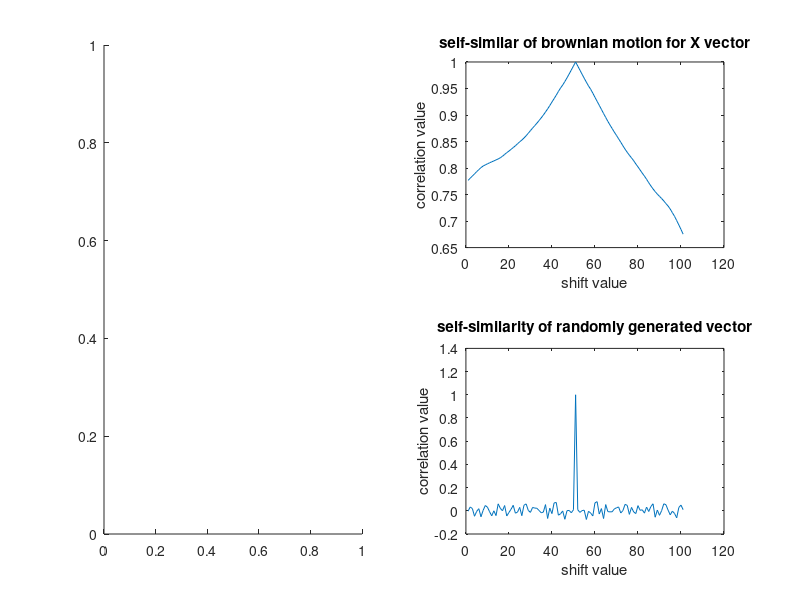

This figure's MATLAB source: (Note: this script raises an error after producing the figure.)
clear;
clc;

DIM = 2;
PARTICLES = 100;
STEPS = 1000;

displacement = randn(STEPS,DIM,PARTICLES);
trajectory = zeros(STEPS,DIM,PARTICLES);

for i = 2:STEPS
    %Just applying equation for different DIM and PARTICLES
    %It is sum of matrixes, thus we can wrote it one line for all dims and
    %particles
    trajectory(i,:,:) = trajectory(i-1,:,:) + displacement(i,:,:);
end


%% Just Displaying 
hold on;

for particle = 1:PARTICLES
    if DIM == 1
        plot(trajectory(:,1,particle));
    elseif DIM == 2
        plot(trajectory(:,1,particle), trajectory(:,2,particle));
    elseif DIM == 3
        plot3(trajectory(:,1,particle), trajectory(:,2,particle), trajectory(:,3,particle));
    end    
end
xlabel('x coordination');
ylabel('y coordination');
zlabel('z coordination');
hold off;

%% ONLY FOR TEST 
clc;
test_square = trajectory(2,:,:).^2;
test_sum = sum(test_square,2);
test_mean = mean(test_sum);
%% For good enough results STEPS = 10,000 ; PARTICLES = 1,000

%First element in trajectory is 0,0,0
meanDis = zeros(STEPS,1);
for s = 1:STEPS
    %trajectory(s,:,:).^2  -
        % in each step (rows no), 
        % square all elements (x,y,z) [depends on DIM]
        % do it for all particles
        % -- look at http://matematyka.pisz.pl/strona/1248.html
        % -- in order to understand what is happening
    %sum(A,2) - sum along rows, not colums .
        % 2 descibes dim along with elements will be sumarized 
        % trajectory is 3d (Steps, DIM[x,y,z], PARTICLES)
    %sum(trajectory(s,:,:).^2,2);
        % result of it is square distance from center for PARTICLE in
        % specific STEP
    %mean(sum(trajectory(s,:,:).^2,2));
        % mean along first dim not 1
        % step is 1 (specified)
        % DIM is 1 - rsult of sum function
        % PARTICLES is not 1
        % it will calculate mean distance from center for particles in step
    meanDis(s) = mean(sum(trajectory(s,:,:).^2,2));
end
plot(meanDis);
title('Particles mean square of displacement');
xlabel('step number');
ylabel('mean square of displacement');


%% Self Simalirity

Vx = trajectory(:,1,1);
result = [];
SHIFT = 50;
DOUBLE_SHIFT = 2 * SHIFT;
% We compare 2 vectors, element by element.
% If there is no shift then there will be always 1 as result, because
% values would be the same.
% If shift is greater then difference is also greater so correlation value
% is going down
for j = -SHIFT:SHIFT
    %Vx(100:900)  - window to compare
    %Vx(100+j:900+j) - x vector shifted 
    result = [result corr(Vx(DOUBLE_SHIFT:STEPS-DOUBLE_SHIFT), Vx(DOUBLE_SHIFT+j:STEPS-DOUBLE_SHIFT+j))];
end

subplot(2,2,1);
plot(Vx);
title('X vector of brownian motion ');
xlabel('Step number');
ylabel('x coordination');

subplot(2,2,2);
plot(result);
title('self-similar of brownian motion for X vector');
xlabel('shift value');
ylabel('correlation value');

randomResult=[];
randomX=rand(1000,1);
for i = -50:50
    randomResult = [randomResult corr(randomX(100:900), randomX(100+i:900+i))];
end
subplot(2,2,3);
plot(randomX);
title('vector X randomly generated');
xlabel('random value');
ylabel('Step number');

subplot(2,2,4);
plot(randomResult);
title('self-similarity of randomly generated vector');
xlabel('shift value');
ylabel('correlation value');

%% Density, good results for STEPS = 1,000 ; PARTICLES = 100

% histogram automatically create bins and count occurence in specific range
% X - bins with automatically selected range, steps
% Y - number of particles in specific bin
% in other words
    % It shows that at the begging all particles starts from the same x,
    % after few steps they are slowly move away from each other, and
    % finally each particle is in differnet bin.
xAllParticles = trajectory(:,1,:);
yAllParticles = trajectory(:,2,:);
subplot(1,2,1);
histogram(xAllParticles);
title('Particles density of x vector');
xlabel('x values');
ylabel('density value');

%figure(2);
%histogram(yAllParticles);


allX = reshape(xAllParticles, [STEPS*PARTICLES,1] );
allY = reshape(yAllParticles, [STEPS*PARTICLES,1] );

subplot(1,2,2);
hist3([allX, allY])
title('Particles density');
xlabel('x values');
ylabel('y values');
zlabel('density value');


%% ONLY FOR TEST hist3

% we provide x and y (floor) and z axis will described density
load seamount;
dat = [-y,x];
hist3(dat);